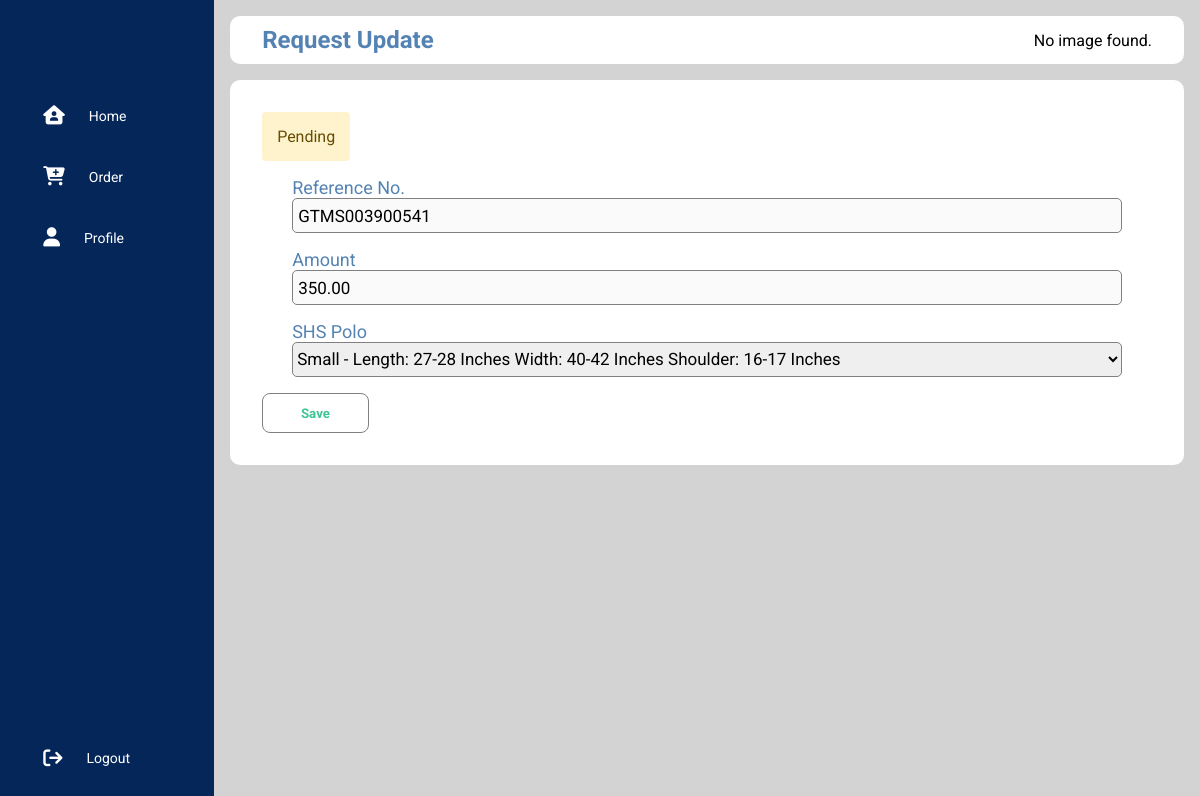
Screenshot of /user/update_request.php?oid=65 (signed in) with the database file from the repository.
### tables this page shows
CREATE TABLE `orders` (
  `id` int(11) NOT NULL,
  `reference_no` varchar(15) NOT NULL,
  `student_id` varchar(20) NOT NULL,
  `amount` varchar(50) NOT NULL,
  `garment_type` varchar(50) NOT NULL,
  `garment_id` varchar(25) NOT NULL,
  `gender` varchar(10) NOT NULL,
  `notes` varchar(555) NOT NULL,
  `status` varchar(20) NOT NULL,
  `created` datetime NOT NULL DEFAULT current_timestamp(),
  `modified` timestamp NOT NULL DEFAULT current_timestamp()
);

### object/order.php (called while the page is built, shortened)
<?php
class Order {
    private $conn;
    private $table_name = "orders";
    public $id;
    public function __construct($db) {
        $this->conn = $db;
    }
    public function readOne() {
        $query = "SELECT student_id, reference_no, amount, garment_type, garment_id, gender, notes, status, created
                    FROM
                    " . $this->table_name . "
                    WHERE
                    id = ?
                    LIMIT 0,1";
        $stmt = $this->conn->prepare($query);
        $stmt->bindParam(1, $this->id);
        $stmt->execute();
        $row = $stmt->fetch(PDO::FETCH_ASSOC);
        $this->reference_no = $row['reference_no'];
        $this->amount = $row['amount'];
        $this->gender = $row['gender'];
        $this->garment_type = $row['garment_type'];
        $this->garment_id = $row['garment_id'];
        $this->status = $row['status'];
    }
}
?>

### object/garment_size.php (called while the page is built, shortened)
<?php
class Garmentsize{
    private $conn;
    private $table_name = "garment_sizes";
    public $gender;
    public $garment_type;
    public function __construct($db){
        $this->conn = $db;
    }
    function read(){
        $query = "SELECT
                    id, size, garment_type, gender, garment_measure
                FROM
                ". $this->table_name . "
                WHERE gender = ? && garment_type = ? ";
        $stmt = $this->conn->prepare($query);
        $stmt->bindParam(1, $this->gender);
        $stmt->bindParam(2, $this->garment_type);
        $stmt->execute();
        return $stmt;
    }
}
?>

### user/update_request.php (the view, shortened to what this page needs)
<?php
$id = isset($_GET['oid']) ? $_GET['oid'] : die('Error: ID not Found');
include_once '../object/order.php';
include_once '../object/garment_size.php';
$database = new Database();
$db = $database->getConnection();
$order = new Order($db);
$garment_size = new Garmentsize($db);
$order->id = $id;
$order->readOne();
include_once 'sidebar.php';
include_once 'layout_head.php';
?>
<form action="<?php echo htmlspecialchars($_SERVER["PHP_SELF"]) . "?oid={$id}"; ?>" method="POST">
    <div class="panel_container" id="profile-container">
        <div class="panel_wrapper">
            <?php
            if ($order->status == "Declined") {
                echo "<div class='status-message-declined'>";
                echo $order->status;
                echo "</div>";
            } elseif ($order->status == "Approved") {
                echo "<div class='status-message-approved'>";
                echo $order->status;
                echo "</div>";
            } elseif ($order->status == "Updated") {
                echo "<div class='status-message-updated'>";
                echo $order->status;
                echo "</div>";
            }
             else {
                echo "<div class='status-message-pending'>";
                echo $order->status;
                echo "</div>";
            }
            ?>
            <div class="input_container">
                <label>Reference No.</label>
                <input type="text" value="<?php echo $order->reference_no; ?>" disabled>
            </div>
            <div class="input_container">
                <label>Amount</label>
                <input type="text" value="<?php echo $order->amount; ?>" disabled>
            </div>
            <?php
            if ($order->gender == "Male") {
                if ($order->garment_type == "Polo" || $order->garment_type == "Pants") {
                    echo "<div class='input_container'>";
                    echo "<label>$order->garment_type</label>";
                    $garment_size->gender = $order->gender;
                    $garment_size->garment_type = $order->garment_type;
                    $stmt = $garment_size->read();
                    echo "<select name='garment_id' required>";
                    echo "<option disabled>Select {$order->garment_type} Size</option>";
                    while ($row_polo_size = $stmt->fetch(PDO::FETCH_ASSOC)) {
                        extract($row_polo_size);
                        $selected = ($order->garment_id == $id) ? "selected" : "";
                        echo "<option value='{$id}' $selected>{$size} - {$garment_measure}</option>";
                        }
                    echo "</select>";
                }elseif ($order->garment_type == "SHS Polo" || $order->garment_type == "SHS Pants") {
                    echo "<div class='input_container'>";
                    echo "<label>$order->garment_type</label>";
                    $garment_size->gender = $order->gender;
                    $garment_size->garment_type = $order->garment_type;
                    $stmt = $garment_size->read();
                    echo "<select name='garment_id' required>";
                    while ($row_shs_size = $stmt->fetch(PDO::FETCH_ASSOC)) {
                        extract($row_shs_size);
                        $selected = ($order->garment_id == $id) ? "selected" : "";
                        echo "<option value='{$id}' $selected>{$size} - {$garment_measure}</option>";
                        }
                    echo "</select>";
                }
                }
            ?>
        </div>
            <div class="btn_container">
            <button class="btn_save">Save</button>
        </div>
    </div>
</form>
<?php include_once 'layout_foot.php'; ?>

### libs/css/user-style.css (style rules this page uses)
* { margin: 0; padding: 0; border: none; outline: none; box-sizing: border-box; font-family: Roboto; }
body { display: flex; }
.panel_container { background: white; padding: 2rem; border-radius: 10px; margin: auto; }
.panel_wrapper { display: flex; flex-wrap: wrap; gap: 1rem; }
.btn_container { margin-right: 5px; }
.btn_save { width: 8em; height: 3em; cursor: pointer; border: 1px solid gray; border-radius: 0.5rem; color: #3fc495; font-weight: bold; margin-right: 5px; background-color: #fff; box-shadow: rgba(0, 0, 0, 0.1); transition-duration: 0.2s; }
.input_container { width: 100%; display: flex; flex-direction: column; margin: 0 30px;; }
.input_container label { color: #5483b3; font-size: 18px; }
.input_container input { height: 35px; border: 1.5px solid gray; border-radius: 5px; color: black; font-size: 17px; padding: 5px; }
.input_container select { height: 35px; border: 1.5px solid gray; border-radius: 5px; color: black; font-size: 17px; text-transform: capitalize; }
.status-message-pending { color: #664d03; background-color: #fff3cd; border-color: #ffecb5; border-radius: .25rem; padding: 15px; }

### rows the page displays
orders: status "Pending", reference_no "GTMS003900541", amount "350.00", garment_type "SHS Polo"

### other values shown
$page_title "Request Update"
form field garment_id "small - Length: 27-28 inches Width: 40-42 inches Shoulder: 16-17 inches"
